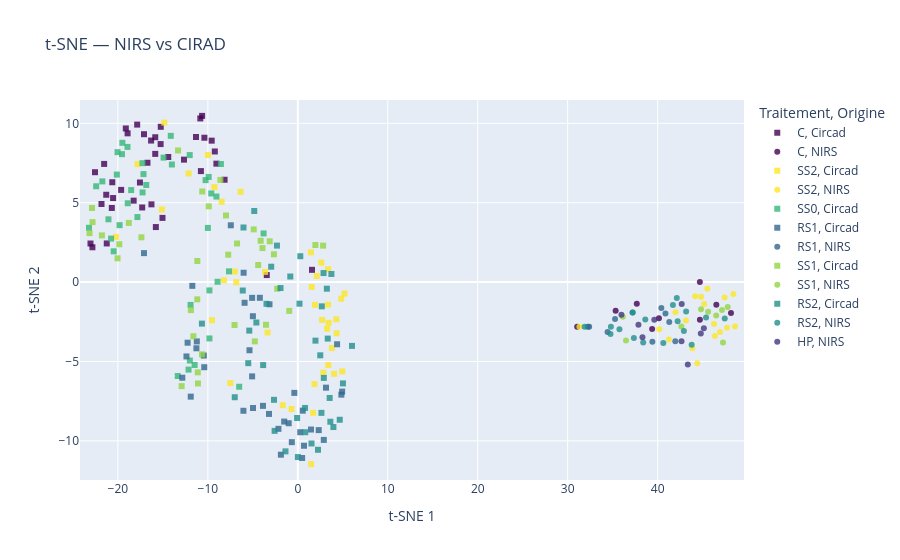

Write notebook code for a chart like this one.
### Code cell
cols_needed = NIRS_COMMON + ['Traitement', 'Origine']
data_merged = pd.concat([
    btx_grain_data[cols_needed],
    data_chimique[cols_needed]
], axis=0).reset_index(drop=True)

X = data_merged[NIRS_INDEXES].values
X_scaled = StandardScaler().fit_transform(X)


tsne = TSNE(n_components=2, perplexity=recommended_perplexity,
            max_iter=3000, random_state=42)
X_tsne = tsne.fit_transform(X_scaled)

#data_frame prep pour le plot
df_plot = pd.DataFrame({
    'tSNE1':    X_tsne[:, 0],
    'tSNE2':    X_tsne[:, 1],
    'Traitement': data_merged['Traitement'],
    'Origine':    data_merged['Origine'],
})

# on adapte le plot précédent pour distinguer l'origine en plus
n = len(df_plot['Traitement'].unique())
viridis_colors = px.colors.sample_colorscale(
    'viridis', [i / (n - 1) for i in range(n)]
)
color_map = {lbl: viridis_colors[i] 
             for i, lbl in enumerate(sorted(df_plot['Traitement'].unique()))}

fig = px.scatter(
    df_plot,
    x='tSNE1', y='tSNE2',
    color='Traitement',      
    symbol='Origine',       
    symbol_map={
        'NIRS':  'circle',
        'CIRAD': 'star'  
    },
    color_discrete_map=color_map,
    opacity=0.8,
    labels={'tSNE1': 't-SNE 1', 'tSNE2': 't-SNE 2'},
    title="t-SNE — NIRS vs CIRAD"
)

fig.update_layout(
    xaxis=dict(range=[X_tsne[:, 0].min() - 1, X_tsne[:, 0].max() + 1]),
    yaxis=dict(range=[X_tsne[:, 1].min() - 1, X_tsne[:, 1].max() + 1]),
    legend=dict(groupclick="toggleitem")
)

fig.show()

### Figure 1 — Plotly figure (JSON) as saved in the notebook; plotly's stock layout.template omitted (floating-point values rounded to 4 significant figures)
{"data": [{"hovertemplate": "Traitement=C<br>Origine=Circad<br>t-SNE 1=%{x}<br>t-SNE 2=%{y}<extra></extra>", "legendgroup": "C, Circad", "marker": {"color": "rgb(68, 1, 84)", "opacity": 0.8, "symbol": "square"}, "mode": "markers", "name": "C, Circad", "orientation": "v", "showlegend": true, "type": "scatter", "x": [-19.12, -21.53, -9.05, -18.92, -16.71, -17.3, -9.224, -20.68, -10.77, -19.64, -17.1, -20.53, -15.85, -22.55, -10.64, -3.45, -20.62, -21.3, -16.31, -15.25, -21.82, -23.05, -14.4, -15.04, -18.25, -21.24, -12.65, 1.574, -11.32, -17.55, -9.572, -15.85, -17.86, -16.27, -10.38, -22.83, -15.23, -8.141, -10.84, -15.78], "xaxis": "x", "y": [9.678, 7.444, 7.462, 9.37, 7.517, 4.701, 8.229, 4.67, 6.991, 5.808, 9.315, 5.294, 9.123, 6.921, 10.47, 0.4433, 6.29, 5.502, 8.916, 8.693, 4.921, 2.431, 7.88, 4.044, 5.131, 2.435, 7.713, 0.7741, 9.14, 6.274, 8.909, 8.076, 9.919, 4.897, 9.093, 2.194, 9.781, 6.447, 10.31, 3.467], "yaxis": "y"}, {"hovertemplate": "Traitement=C<br>Origine=NIRS<br>t-SNE 1=%{x}<br>t-SNE 2=%{y}<extra></extra>", "legendgroup": "C, NIRS", "marker": {"color": "rgb(68, 1, 84)", "opacity": 0.8, "symbol": "circle"}, "mode": "markers", "name": "C, NIRS", "orientation": "v", "showlegend": true, "type": "scatter", "x": [37.68, 31.05, 35.33, 39.39, 44.69, 40.14, 44.69, 48.15, 46.52], "xaxis": "x", "y": [-1.36, -2.814, -1.811, -2.945, -2.363, -2.284, 0.007724, -1.952, -1.428], "yaxis": "y"}, {"hovertemplate": "Traitement=SS2<br>Origine=Circad<br>t-SNE 1=%{x}<br>t-SNE 2=%{y}<extra></extra>", "legendgroup": "SS2, Circad", "marker": {"color": "rgb(253, 231, 37)", "opacity": 0.8, "symbol": "square"}, "mode": "markers", "name": "SS2, Circad", "orientation": "v", "showlegend": true, "type": "scatter", "x": [2.692, 3.266, 1.907, -0.6939, -8.213, -9.543, 3.791, -3.358, -8.471, -7.016, 1.546, 4.83, -9.998, -20.21, 2.1, -6.837, -17.81, -12.14, 1.452, -3.638, 1.853, 2.838, 4.319, 4.937, -14.83, -15.12, 2.619, -9.268, 5.195, -6.354, 3.366, 3.361, -7.503, -1.67, 4.27, 1.483, 3.385, 3.417, 1.705, 4.034], "xaxis": "x", "y": [-2.383, -2.943, -1.433, -7.995, 0.1106, -2.401, -4.153, -3.172, 5.061, 0.6628, -0.3051, -1.046, 8.006, 2.849, 0.3823, -0.007863, 7.429, 6.844, 1.872, 0.6432, -6.42, -5.706, -3.226, -5.623, 10.05, 4.576, 1.228, 5.982, -0.7205, 5.688, 0.815, -1.418, -6.358, -7.756, -2.345, -11.46, -5.223, -2.565, -8.233, -5.776], "yaxis": "y"}, {"hovertemplate": "Traitement=SS2<br>Origine=NIRS<br>t-SNE 1=%{x}<br>t-SNE 2=%{y}<extra></extra>", "legendgroup": "SS2, NIRS", "marker": {"color": "rgb(253, 231, 37)", "opacity": 0.8, "symbol": "circle"}, "mode": "markers", "name": "SS2, NIRS", "orientation": "v", "showlegend": true, "type": "scatter", "x": [44.4, 46.35, 31.31, 46.92, 48.42, 48.6, 40.17, 41.25, 43.14, 46.27, 43.85, 41.98, 45.52, 45.17, 44.17, 44.82, 47.44, 47.71], "xaxis": "x", "y": [-5.111, -3.391, -2.811, -3.141, -0.7475, -2.789, -2.966, -3.613, -2.423, -2.646, -4.167, -1.891, -0.4239, -1.382, -0.8841, -0.9215, -0.9742, -2.868], "yaxis": "y"}, {"hovertemplate": "Traitement=SS0<br>Origine=Circad<br>t-SNE 1=%{x}<br>t-SNE 2=%{y}<extra></extra>", "legendgroup": "SS0, Circad", "marker": {"color": "rgb(53, 183, 121)", "opacity": 0.8, "symbol": "square"}, "mode": "markers", "name": "SS0, Circad", "orientation": "v", "showlegend": true, "type": "scatter", "x": [-12.02, -7.65, -17.83, -19.81, -10.25, -9.622, -9.996, -23.21, -17.26, -17.15, -14.0, -17.26, -14.12, -19.55, -3.804, -11.92, -9.047, -20.76, -14.92, -20.12, -9.906, -11.47, -8.549, -16.85, -6.516, -12.15, -19.5, -21.05, -18.9, -20.04, -18.94, -21.73, -8.921, -12.0, -9.826, -13.35, -20.47, -9.824, -18.52, -22.41], "xaxis": "x", "y": [8.0, 0.6771, 4.098, 3.587, 6.422, 5.585, 3.414, 3.423, 7.491, 6.803, 7.408, 5.649, 9.212, 8.059, 3.067, -1.437, 5.389, 2.741, 7.842, 6.772, 6.624, -5.219, 7.439, 6.115, -6.588, -5.511, 8.774, 3.955, 4.966, 8.186, 8.515, 6.343, 0.02185, -4.937, -0.5227, -5.912, 1.939, -3.548, 5.796, 6.035], "yaxis": "y"}, {"hovertemplate": "Traitement=RS1<br>Origine=Circad<br>t-SNE 1=%{x}<br>t-SNE 2=%{y}<extra></extra>", "legendgroup": "RS1, Circad", "marker": {"color": "rgb(49, 104, 142)", "opacity": 0.8, "symbol": "square"}, "mode": "markers", "name": "RS1, Circad", "orientation": "v", "showlegend": true, "type": "scatter", "x": [-4.993, -10.4, -1.517, 0.481, -12.25, -7.448, 2.888, 1.469, -2.153, -6.047, 4.927, 2.324, 4.366, -3.205, 3.133, 0.5539, -17.1, -12.84, -5.373, -4.221, -11.73, -3.15, -3.873, -4.98, -11.27, -11.23, -0.386, -1.881, -5.078, -10.45, 4.841, 0.2676, -5.918, -6.023, -1.014, -5.08, -12.38, -11.9, 0.6905, -0.6664], "xaxis": "x", "y": [-2.148, -5.359, -8.783, -11.08, -3.816, 3.58, -9.937, -9.285, -9.24, -8.103, -6.897, -9.322, -3.915, -8.302, -6.647, -8.096, 1.825, -6.021, -4.293, -0.9878, -0.2347, -1.397, -7.794, -7.93, -4.168, -3.735, -6.977, -10.87, -0.9908, -4.626, -7.089, -9.455, -1.303, 0.591, -8.889, -5.937, -4.681, -7.212, -10.31, -10.08], "yaxis": "y"}, {"hovertemplate": "Traitement=RS1<br>Origine=NIRS<br>t-SNE 1=%{x}<br>t-SNE 2=%{y}<extra></extra>", "legendgroup": "RS1, NIRS", "marker": {"color": "rgb(49, 104, 142)", "opacity": 0.8, "symbol": "circle"}, "mode": "markers", "name": "RS1, NIRS", "orientation": "v", "showlegend": true, "type": "scatter", "x": [35.27, 32.38, 32.22, 41.96, 39.41, 34.43, 40.41, 40.87, 41.29], "xaxis": "x", "y": [-2.329, -2.808, -2.805, -3.723, -3.757, -3.149, -1.625, -1.98, -2.515], "yaxis": "y"}, {"hovertemplate": "Traitement=SS1<br>Origine=Circad<br>t-SNE 1=%{x}<br>t-SNE 2=%{y}<extra></extra>", "legendgroup": "SS1, Circad", "marker": {"color": "rgb(146, 214, 65)", "opacity": 0.8, "symbol": "square"}, "mode": "markers", "name": "SS1, Circad", "orientation": "v", "showlegend": true, "type": "scatter", "x": [-8.604, -7.737, -7.982, -11.17, -2.658, 1.955, -0.9502, -10.65, -11.61, -6.754, -2.29, -12.91, -4.407, -21.78, -10.62, -4.899, -4.132, -22.82, -11.89, -11.1, -13.31, -3.537, -20.04, -18.79, -9.902, -22.88, -4.78, -11.12, -17.38, -11.18, -19.84, -7.036, 2.809, -23.15, -3.931, -3.123], "xaxis": "x", "y": [6.439, 1.728, 4.197, 1.329, 1.751, 2.338, -1.812, -4.547, -3.41, 2.43, -0.4187, -6.552, 1.078, 2.943, 5.71, 3.321, 2.605, 3.779, -1.765, -6.383, 8.292, -2.686, 1.499, 3.729, 4.771, 4.669, -3.732, -5.682, 2.821, -1.087, 2.385, -2.703, 2.297, 3.084, 2.141, 2.569], "yaxis": "y"}, {"hovertemplate": "Traitement=SS1<br>Origine=NIRS<br>t-SNE 1=%{x}<br>t-SNE 2=%{y}<extra></extra>", "legendgroup": "SS1, NIRS", "marker": {"color": "rgb(146, 214, 65)", "opacity": 0.8, "symbol": "circle"}, "mode": "markers", "name": "SS1, NIRS", "orientation": "v", "showlegend": true, "type": "scatter", "x": [47.26, 36.48, 36.12, 44.82, 42.64, 45.61, 47.79, 46.51, 47.15], "xaxis": "x", "y": [-3.802, -3.672, -2.185, -1.711, -2.793, -1.862, -1.571, -2.102, -1.76], "yaxis": "y"}, {"hovertemplate": "Traitement=RS2<br>Origine=Circad<br>t-SNE 1=%{x}<br>t-SNE 2=%{y}<extra></extra>", "legendgroup": "RS2, Circad", "marker": {"color": "rgb(34, 144, 140)", "opacity": 0.8, "symbol": "square"}, "mode": "markers", "name": "RS2, Circad", "orientation": "v", "showlegend": true, "type": "scatter", "x": [1.521, -1.372, 0.8049, -0.07728, 3.615, 0.007213, 2.494, -5.396, -3.483, -2.579, -6.039, -6.12, 1.963, -3.856, 0.2763, -2.962, 0.187, -2.648, 2.861, -2.318, -4.609, -10.66, -1.925, -7.009, -0.8377, 3.732, -4.845, 3.326, 0.8256, 3.228, 5.018, 6.024, 2.89, 2.241, 2.669, -5.508, 3.955, 4.661, 2.624, 3.54], "xaxis": "x", "y": [-10.16, -10.66, -7.926, -8.559, -8.792, -11.02, -4.61, -3.055, -1.367, -9.369, 3.44, -0.5298, -3.686, -5.226, 1.631, 0.9706, -1.358, -7.413, 0.5709, 2.299, -2.545, -2.614, -0.3731, -7.251, 0.353, 0.5129, 4.478, -3.557, -9.453, -0.4137, -6.379, -4.018, -6.033, -10.56, -1.526, -5.105, -9.129, -8.668, -8.235, -7.296], "yaxis": "y"}, {"hovertemplate": "Traitement=RS2<br>Origine=NIRS<br>t-SNE 1=%{x}<br>t-SNE 2=%{y}<extra></extra>", "legendgroup": "RS2, NIRS", "marker": {"color": "rgb(34, 144, 140)", "opacity": 0.8, "symbol": "circle"}, "mode": "markers", "name": "RS2, NIRS", "orientation": "v", "showlegend": true, "type": "scatter", "x": [31.88, 37.22, 37.22, 47.46, 35.75, 40.62, 34.76, 43.78, 42.92, 38.39, 37.36, 34.8, 42.22, 45.38, 42.13, 43.16, 38.62, 41.7], "xaxis": "x", "y": [-2.806, -1.911, -1.911, -2.297, -2.975, -3.834, -3.268, -3.947, -3.075, -3.804, -3.522, -2.806, -2.471, -2.235, -1.007, -1.854, -2.352, -1.443], "yaxis": "y"}, {"hovertemplate": "Traitement=HP<br>Origine=NIRS<br>t-SNE 1=%{x}<br>t-SNE 2=%{y}<extra></extra>", "legendgroup": "HP, NIRS", "marker": {"color": "rgb(67, 56, 128)", "opacity": 0.8, "symbol": "circle"}, "mode": "markers", "name": "HP, NIRS", "orientation": "v", "showlegend": true, "type": "scatter", "x": [43.35, 37.86, 35.97, 38.31, 39.63, 45.14, 42.65, 42.67, 44.8], "xaxis": "x", "y": [-5.184, -2.689, -2.055, -3.48, -2.373, -2.901, -3.728, -1.372, -3.238], "yaxis": "y"}], "layout": {"legend": {"groupclick": "toggleitem", "title": {"text": "Traitement, Origine"}, "tracegroupgap": 0}, "title": {"text": "t-SNE — NIRS vs CIRAD"}, "xaxis": {"anchor": "y", "domain": [0, 1], "range": [-24.21, 49.6], "title": {"text": "t-SNE 1"}}, "yaxis": {"anchor": "x", "domain": [0, 1], "range": [-12.46, 11.47], "title": {"text": "t-SNE 2"}}}}
